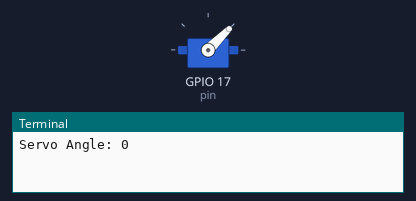
This program was run on a simulated Raspberry Pi (BCM pin numbers). Shown: servo, the last lines printed to the terminal. Servo angles are drawn from the pulse width (0.5 ms = 0°, 2.5 ms = 180°). At 9.5 s the program stops and its outputs stay as they are.

Above: at 0.1 s.
At 2.1 s:
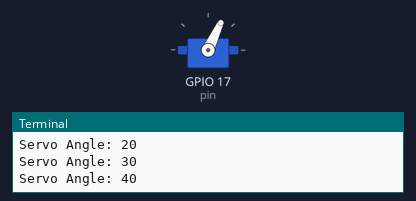
At 4.6 s:
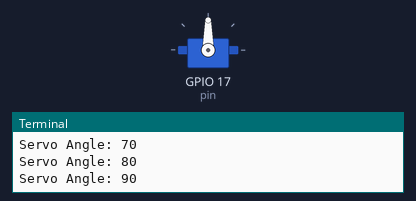
At 9.1 s:
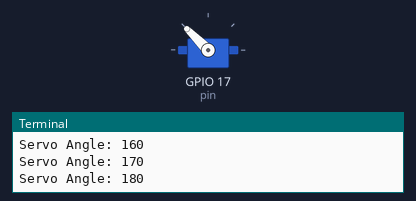
Timing chart, 0 to 10.6 s (numbered marks = the images above):
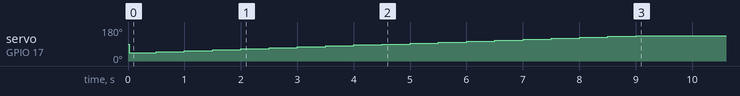

The program:

servo_motors.py
```python
from gpiozero import Servo
from time import sleep

class ServoMotor:
    def __init__(self, pin):
        self.servo = Servo(pin)

    def set_angle(self, angle):
        # Map angle (0 to 180) to -1 (min) to 1 (max)
        self.servo.value = (angle / 180) * 2 - 1

# Usage Example
if __name__ == "__main__":
    servo = ServoMotor(pin=17)
    for angle in range(0, 181, 10):
        servo.set_angle(angle)
        print(f"Servo Angle: {angle}")
        sleep(0.5)
```

Measured:
- by itself, servo on GPIO 17 (pin): 90° → 45° at 0.02 s, → 50° 0.48 s later, → 55° 0.50 s later, → 60° 0.50 s later, … (19 changes in this stretch)
